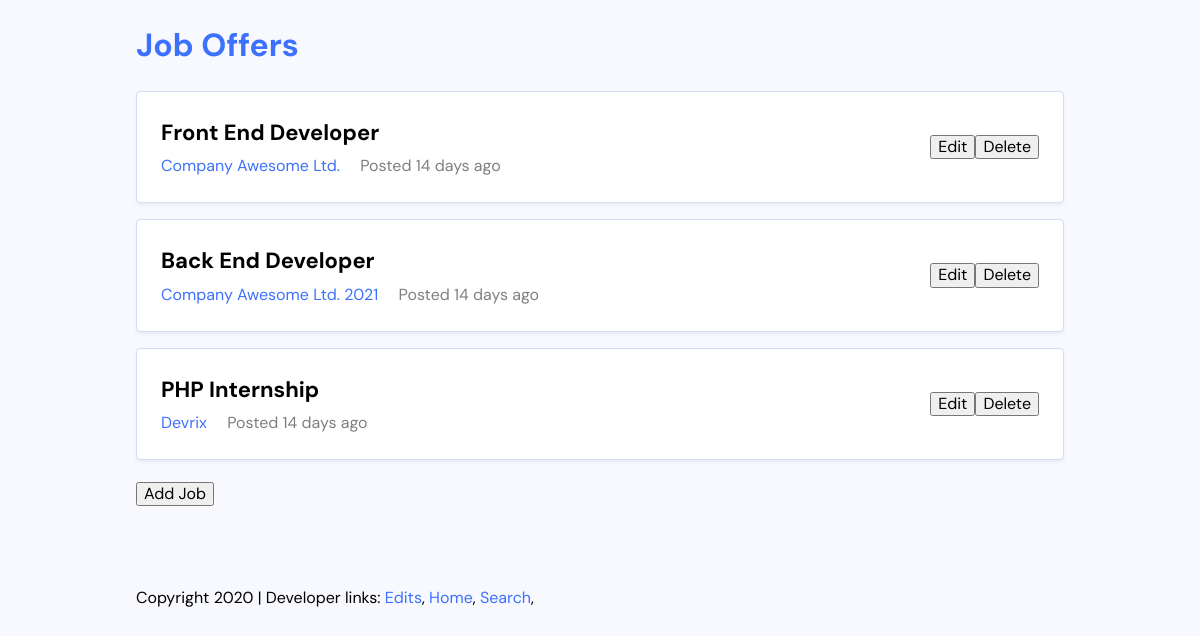
The app's page /edits.php, older data.
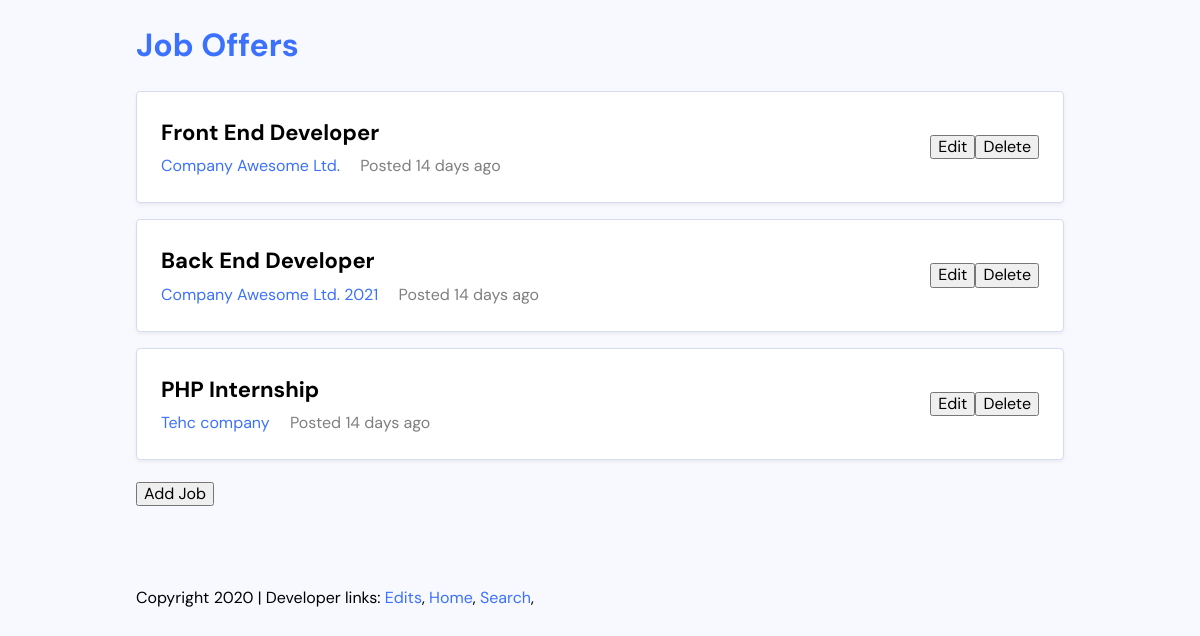
The same page, newer data.
### tables this page shows
CREATE TABLE `jobs` (
  `id` int(11) NOT NULL,
  `title` varchar(255) NOT NULL,
  `job_description` varchar(1000) NOT NULL,
  `company` varchar(255) NOT NULL,
  `salary` varchar(255) NOT NULL
);

### edits.php (the view, shortened to what this page needs)
<?php
include('config/db_connect.php');
$sql = 'SELECT * FROM jobs ORDER BY id';
$result = mysqli_query($conn, $sql);
$jobs = mysqli_fetch_all($result, MYSQLI_ASSOC);
?>
<!DOCTYPE html>
<html lang="en">
<head>
	<link rel="stylesheet" href="./css/master.css">
</head>
<body>
	<div class="site-wrapper">
		<header class="site-header">
			<h1 class="site-title"><a href="index.php">Job Offers</a></h1>
		</header>
		<ul class="jobs-listing">
			<?php foreach ($jobs as $job) : ?>
				<li class="job-card">
					<div class="job-primary">
						<h2 class="job-title"><?php echo htmlspecialchars($job['title']); ?></h2>
						<div class="job-meta">
							<a class="meta-company" href="#"><?php echo htmlspecialchars($job['company']) ?></a>
							<span class="meta-date">Posted 14 days ago</span>
						</div>
					</div>
					<div class="job-edit">
						<form action="editjob.php" method="POST">
							<input type="submit" name="edit" value="Edit" class="btn brand z-depth-0">
						</form>
						<form action="edits.php" method="POST">
							<input type="submit" name="delete" value="Delete" class="btn brand z-depth-0">
						</form>
					</div>
				</li>
			<?php endforeach; ?>
		</ul>
		<section class="container grey-text">
			<form class="white" action="add.php" method="POST">
				<div class="center">
					<input type="submit" name="submit" value="Add Job" class="btn brand z-depth-0">
			</form>
		</section>
		<footer class="site-footer">
			<p>Copyright 2020 | Developer links:
				<a href="edits.php">Edits</a>,
				<a href="index.php">Home</a>,
				<a href="search.php">Search</a>,
			</p>
		</footer>
	</div>
</body>
</html>

Row changes from the older to the newer data that the page shows:
changed jobs "PHP Internship": company "Devrix" → "Tehc company"
